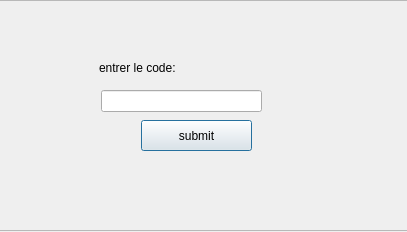
<?xml version="1.0" encoding="UTF-8"?>
<ui version="4.0">
 <class>ActivatonCodeClass</class>
 <widget class="QDialog" name="ActivatonCodeClass">
  <property name="geometry">
   <rect>
    <x>0</x>
    <y>0</y>
    <width>407</width>
    <height>232</height>
   </rect>
  </property>
  <property name="windowTitle">
   <string>Dialog</string>
  </property>
  <property name="styleSheet">
   <string notr="true"/>
  </property>
  <widget class="QFrame" name="frame">
   <property name="geometry">
    <rect>
     <x>-1</x>
     <y>0</y>
     <width>411</width>
     <height>231</height>
    </rect>
   </property>
   <property name="frameShape">
    <enum>QFrame::StyledPanel</enum>
   </property>
   <property name="frameShadow">
    <enum>QFrame::Raised</enum>
   </property>
   <widget class="QLabel" name="label">
    <property name="geometry">
     <rect>
      <x>100</x>
      <y>60</y>
      <width>151</width>
      <height>16</height>
     </rect>
    </property>
    <property name="text">
     <string>entrer le code:</string>
    </property>
   </widget>
   <widget class="QLineEdit" name="le_code">
    <property name="geometry">
     <rect>
      <x>102</x>
      <y>90</y>
      <width>161</width>
      <height>22</height>
     </rect>
    </property>
   </widget>
   <widget class="QPushButton" name="pushButton">
    <property name="geometry">
     <rect>
      <x>142</x>
      <y>120</y>
      <width>111</width>
      <height>31</height>
     </rect>
    </property>
    <property name="text">
     <string>submit</string>
    </property>
   </widget>
  </widget>
 </widget>
 <resources/>
 <connections/>
</ui>
